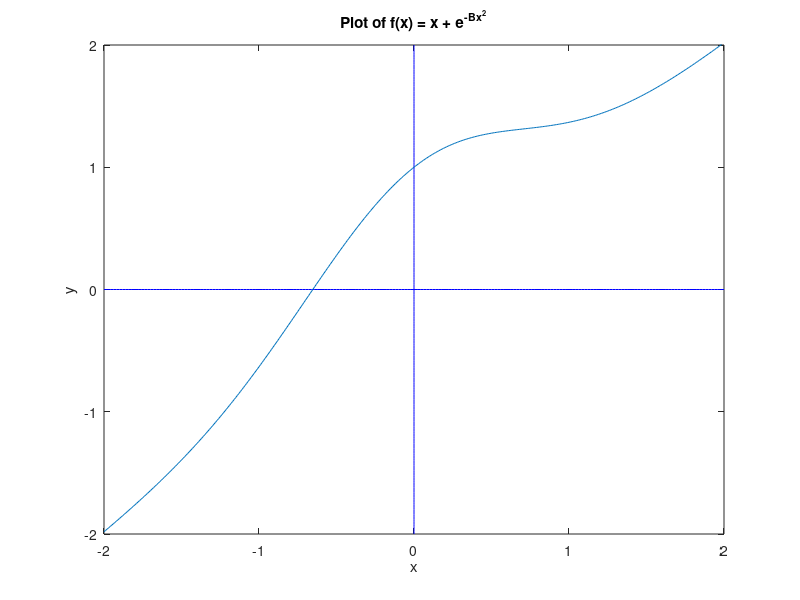

Recreate this plot in MATLAB. (Note: this script raises an error after producing the figure.)
%% Jong Park (parkj6)
% Math 351 - Numerical Analysis
% HW 1

%% Initial Plot
x = -2: 0.02: 2;
y = -2: 0.02: 2;
plot(x, zeros(size(x)), 'b', zeros(size(y)),y,'b')
axis([-2, 2, -2, 2])
title("Plot of f(x) = x + e^{-Bx^2}")
xlabel('x')
ylabel('y')
hold on 

%% Part 1
B = [1, 5, 10, 25, 50];    % Initial input

x = -2: 0.01: 2;            % -2 <= x <= 2
for k = 1 : length(B)
    y = x + exp(-B(k) .* (x .^ 2));
    plot (x,y);
    
    if y == 0
        root = x;
    end
    root;
    
end

%% Changing the Format to long
format long
